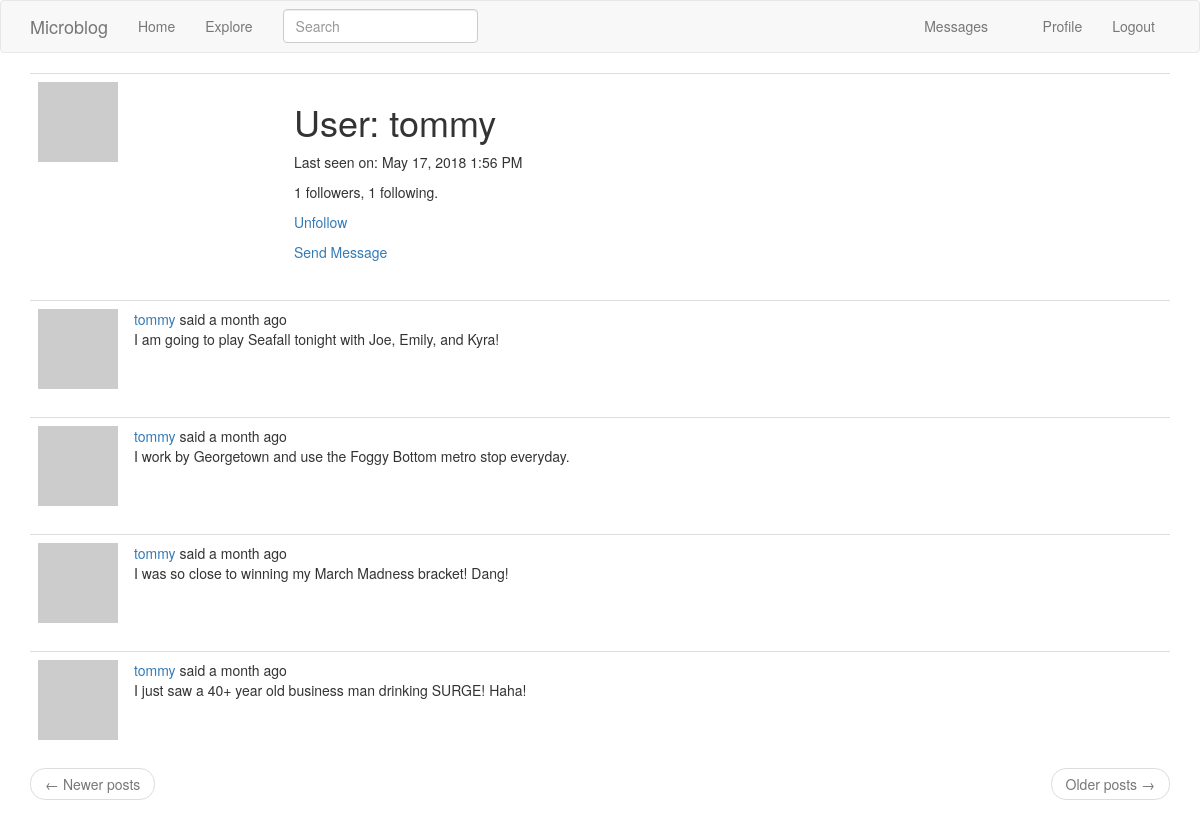
/user/tommy (signed in), run on the app's committed database.
### app/models.py (models this page shows, shortened)
class User(UserMixin, db.Model):
    id = db.Column(db.Integer, primary_key=True)
    username = db.Column(db.String(64), index=True, unique=True)
    email = db.Column(db.String(120), index=True, unique=True)
    password_hash = db.Column(db.String(128))
    posts = db.relationship('Post', backref='author', lazy='dynamic')
    about_me = db.Column(db.String(140))
    last_seen = db.Column(db.DateTime, default=datetime.utcnow)
    followed = db.relationship(
        'User', secondary=followers,
        primaryjoin=(followers.c.follower_id == id),
        secondaryjoin=(followers.c.followed_id == id),
        backref=db.backref('followers', lazy='dynamic'), lazy='dynamic')
    messages_sent = db.relationship('Message', foreign_keys='Message.sender_id', backref='author', lazy='dynamic')
    messages_received = db.relationship(
        'Message', foreign_keys='Message.recipient_id', backref='recipient', lazy='dynamic')
    last_message_read_time = db.Column(db.DateTime)
    notifications = db.relationship('Notification', backref='user', lazy='dynamic')
    def avatar(self, size):
        digest = md5(self.email.lower().encode('utf-8')).hexdigest()
        return 'https://www.gravatar.com/avatar/{}?d=identicon&s={}'.format(
            digest, size)
    def is_following(self, user):
        return self.followed.filter(
            followers.c.followed_id == user.id).count() > 0
    def new_messages(self):
        last_read_time = self.last_message_read_time or datetime(1900, 1, 1)
        return Message.query.filter_by(recipient=self).filter(Message.timestamp > last_read_time).count()

class SearchableMixin():
    @classmethod
    def before_commit(cls, session):
        session._changes = {
            'add': [obj for obj in session.new if isinstance(obj, cls)],
            'update': [obj for obj in session.dirty if isinstance(obj, cls)],
            'delete': [obj for obj in session.deleted if isinstance(obj, cls)]
        }
    @classmethod
    def after_commit(cls, session):
        for obj in session._changes['add']:
            add_to_index(cls.__tablename__, obj)
        for obj in session._changes['update']:
            add_to_index(cls.__tablename__, obj)
        for obj in session._changes['delete']:
            remove_from_index(cls.__tablename__, obj)
        session._changes = None

class Post(SearchableMixin, db.Model):
    __searchable__=['body']
    id = db.Column(db.Integer, primary_key=True)
    body = db.Column(db.String(140))
    timestamp = db.Column(db.DateTime, index=True, default=datetime.utcnow)
    user_id = db.Column(db.Integer, db.ForeignKey('user.id'))

### app/main/routes.py (the view)
@bp.route('/user/<username>')
@login_required
def user(username):
    user = User.query.filter_by(username=username).first_or_404()
    page = request.args.get('page', 1, type=int)
    posts = user.posts.order_by(Post.timestamp.desc()).paginate(page, current_app.config['POSTS_PER_PAGE'], False)
    next_url = url_for('user', username=user.username, page=posts.next_num) \
        if posts.has_next else None
    prev_url = url_for('user', username=user.username, page=posts.prev_num) \
        if posts.has_prev else None
    return render_template('user.html', user=user, posts=posts.items, next_url=next_url, prev_url=prev_url)

### app/main/forms.py
class SearchForm(FlaskForm):
    q = StringField('Search', validators=[DataRequired()])
    def __init__(self, *args, **kwargs):
        if 'formdata' not in kwargs:
            kwargs['formdata'] = request.args
        if 'csrf_enabled' not in kwargs:
            kwargs['csrf_enabled'] = False
        super(SearchForm, self).__init__(*args, **kwargs)

### app/main/routes.py (called while the page is built)
@bp.before_request
def before_request():
    if current_user.is_authenticated:
        current_user.last_seen = datetime.utcnow()
        db.session.commit()
        g.search_form = SearchForm()

### app/models.py (called while the page is built)
@login.user_loader
def load_user(id):
    return User.query.get(int(id))

### app/templates/user.html (shortened to what this page needs)
{% extends "base.html" %}
{% block app_content %}
<table class="table table-hover">
    <tr>
        <td width="256px">
            <img src="{{ user.avatar(256) }}">
        </td>
        <td>
            <h1>User: {{ user.username }}</h1>
            {% if user.last_seen %}
                <p>Last seen on: {{ moment(user.last_seen).format('LLL') }}</p>
            {% endif %}
            <p>{{ user.followers.count() }} followers, {{ user.followed.count() }} following.</p>
            {% if user == current_user %}
            <p>
                <a href="{{ url_for('main.edit_profile') }}">Edit your profile</a>
            </p>
            {% elif not current_user.is_following(user) %}
            <p>
                <a href="{{ url_for('main.follow', username=user.username) }}">Follow</a>
            </p>
            {% else %}
            <p>
                <a href="{{ url_for('main.unfollow', username=user.username) }}">Unfollow</a>
            </p>
            {% endif %}
            {% if user != current_user %}
            <p>
                <a href="{{ url_for('main.send_message', recipient=user.username) }}">Send Message</a>
            </p>
            {% endif %}
        </td>
    </tr>
</table>
{% for post in posts %}
    {% include '_post.html' %}
{% endfor %}
<nav aria-label="...">
    <ul class="pager">
        <li class="previous{% if not prev_url %} disabled{% endif %}">
            <a href="{{ prev_url or '#' }}">
                <span aria-hidden="true">&larr;</span> Newer posts
            </a>
        </li>
        <li class="next{% if not next_url %} disabled{% endif %}">
            <a href="{{ next_url or '#' }}">
                Older posts
                <span aria-hidden="true">&rarr;</span>
            </a>
        </li>
    </ul>
</nav>
{% endblock %}

### app/templates/_post.html (shortened to what this page needs)
<table class="table table-hover">
    <tr>
        <td width="70px">
            <a href="{{ url_for('main.user', username=post.author.username) }}">
                <img src="{{ post.author.avatar(70) }}" />
            </a>
        </td>
        <td>
            {{ _('%(username)s said %(when)s', username=user_link, when=moment(post.timestamp).fromNow()) }}
            <br>
            {{ post.body }}
        </td>
    </tr>
</table>

### data on the page
User: username "tommy", last_seen "May 17, 2018 1:56 PM"
Post: body "I am going to play Seafall tonight with Joe, Emily, and Kyra!"
Post: body "I work by Georgetown and use the Foggy Bottom metro stop everyday."
Post: body "I was so close to winning my March Madness bracket! Dang!"
Post: body "I just saw a 40+ year old business man drinking SURGE! Haha!"

### other printed values
{{ user.followers.count() }} "1"
{{ user.followed.count() }} "1"
